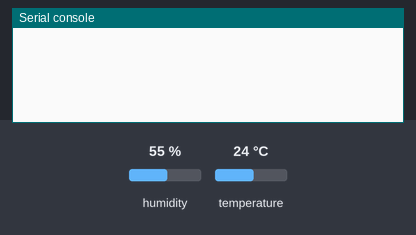
Bench run of a program on a simulated Raspberry Pi Pico running MicroPython. Parts: the last lines printed to the serial console. Inputs (shaded band) come from the test bench; at power-on: humidity 55 %, temperature 24 °C.

Above: at 1.2 s.
1.3 s: humidity set to 22 %
At 5.6 s:
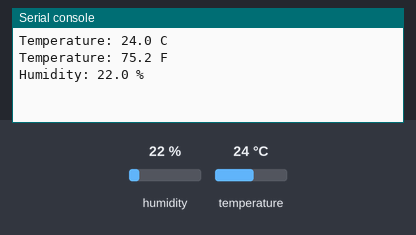
8.8 s: temperature set to 12 °C
At 11.4 s:
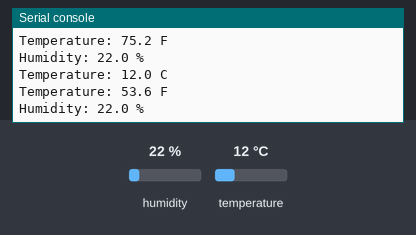
16.3 s: humidity set to 40 %
At 20.7 s:
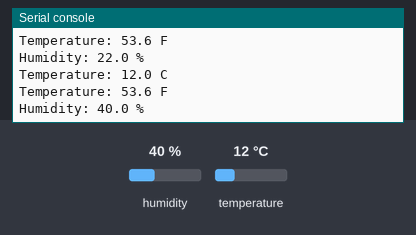

Measured:
- after the input at 1.3 s, the serial console: prints a new line after 3.7 s (image 1)
- after the input at 8.8 s, the serial console: prints a new line after 1.2 s (image 2)
- after the input at 16.3 s, the serial console: prints a new line after 3.8 s (image 3)

The program:

DHT11_1.py
```python
'''
note that there are different DHT11 modules with its own one-wire communiction (not the more widespread dallas one wire), as
well as I2c newer modules.


'''
## this works and is from https://docs.micropython.org/en/latest/esp8266/tutorial/dht.html
# import dht
# import machine
# import time

# print("Starting DHT11.")
# d = dht.DHT11(machine.Pin(17))


# while True:
#     print("Measuring.")
#     time.sleep(5)
#     retry = 0
#     while retry < 3:
#         try:
#             d.measure()
#             break
#         except:
#             retry = retry + 1
#             print(".", end = "")

#     print("")

#     if retry < 3:
#         print("Temperature: %3.1f °C" % d.temperature())
#         print("   Humidity: %3.1f %% RH" % d.humidity())

#     time.sleep(5)


# interesting- the DHT11 is a sensor and would be an "INPUT" but here it
# is designated an OUTPUT, so that vlotage can be sent to it


# The sensor uses a one wire protocol so in the DHT library module a request for data is sent and data is returned over the same pin. I assume that the pin is changed between input and output in the library. In Arduino we use an external pull down resistor on the data pin so I guess using the internal pull down makes the circuit easier
#  I used the built-in temp sensor on the pico W:

# adcPin = 4
# sensor = machine.ADC(adcPin)
# adcVal = sensor.read_u16()
# voltage = (3.3/65535) * adcVal
# temperature = 27 - (voltage - 0.706)/0.001721

# The error was, '  File "<stdin>", line 12, in <module>'. The line was 'sensor.measure()'. So I placed a 'time.sleep(1)' after the 'sensor=DHT11(myPin)'.
###  this works different pin instantiation
# from machine import Pin
# import utime as time
# from dht import DHT11

# dataPin  =17

# myPin = Pin(dataPin,Pin.OUT,Pin.PULL_UP)
# # now create a DHT11 object called sensor, and pass to it the 'MyPin'

# sensor = DHT11(myPin)
# time.sleep(.250)
# while True:
#     sensor.measure()
#     time.sleep(.250)
#     tempC = sensor.temperature()
#     hum = sensor.humidity()
#     print(tempC,hum)
#     time.sleep(1)


# from machine import Pin
# from time import sleep
# import dht

### example with 3 different object instantiations!!
import dht
import machine
import time
dataPin =17
## option 1
# sensor = dht.DHT11(machine.Pin(dataPin))    ## works
## option 2   the following 2 commands work equally well!!
#myPin = machine.Pin(dataPin,machine.Pin.OUT,machine.Pin.PULL_UP)
##  now create a DHT11 object called sensor, and pass to it the 'MyPin'
# sensor = dht.DHT11(myPin)
###################
## option # 3
sensor = dht.DHT11(dataPin)
while True:
  try:
    time.sleep(5)
    sensor.measure()
    temp = sensor.temperature()
    hum = sensor.humidity()
    temp_f = temp * (9/5) + 32.0
    print('Temperature: %3.1f C' %temp)
    print('Temperature: %3.1f F' %temp_f)
    print('Humidity: %3.1f %%' %hum)
  except OSError as e:
    print('Failed to read sensor.')
```
